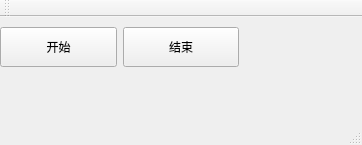
<?xml version="1.0" encoding="UTF-8"?>
<ui version="4.0">
 <class>NanaRecorderClass</class>
 <widget class="QMainWindow" name="NanaRecorderClass">
  <property name="geometry">
   <rect>
    <x>0</x>
    <y>0</y>
    <width>362</width>
    <height>145</height>
   </rect>
  </property>
  <property name="windowTitle">
   <string>NanaRecorder</string>
  </property>
  <widget class="QWidget" name="centralWidget">
   <layout class="QVBoxLayout" name="verticalLayout">
    <property name="spacing">
     <number>6</number>
    </property>
    <property name="leftMargin">
     <number>0</number>
    </property>
    <property name="topMargin">
     <number>0</number>
    </property>
    <property name="rightMargin">
     <number>0</number>
    </property>
    <property name="bottomMargin">
     <number>0</number>
    </property>
    <item>
     <layout class="QHBoxLayout" name="horizontalLayout">
      <item>
       <widget class="QPushButton" name="startBtn">
        <property name="minimumSize">
         <size>
          <width>100</width>
          <height>40</height>
         </size>
        </property>
        <property name="text">
         <string>开始</string>
        </property>
       </widget>
      </item>
      <item>
       <widget class="QPushButton" name="stopBtn">
        <property name="minimumSize">
         <size>
          <width>100</width>
          <height>40</height>
         </size>
        </property>
        <property name="text">
         <string>结束</string>
        </property>
       </widget>
      </item>
      <item>
       <widget class="QLabel" name="durationLabel">
        <property name="minimumSize">
         <size>
          <width>0</width>
          <height>40</height>
         </size>
        </property>
        <property name="styleSheet">
         <string notr="true">QLabel
{
font-size: 20px;
font-family: PingFangSC-Regular, PingFang SC;
font-weight: 400;
color: blue;
line-height: 22px;
}</string>
        </property>
        <property name="text">
         <string/>
        </property>
        <property name="alignment">
         <set>Qt::AlignCenter</set>
        </property>
       </widget>
      </item>
     </layout>
    </item>
    <item>
     <widget class="QLabel" name="timeLabel">
      <property name="minimumSize">
       <size>
        <width>250</width>
        <height>40</height>
       </size>
      </property>
      <property name="maximumSize">
       <size>
        <width>16777215</width>
        <height>40</height>
       </size>
      </property>
      <property name="styleSheet">
       <string notr="true">QLabel
{
font-size: 20px;
font-family: PingFangSC-Regular, PingFang SC;
font-weight: 400;
color: green;
line-height: 22px;
}</string>
      </property>
      <property name="text">
       <string/>
      </property>
      <property name="alignment">
       <set>Qt::AlignCenter</set>
      </property>
     </widget>
    </item>
   </layout>
  </widget>
  <widget class="QMenuBar" name="menuBar">
   <property name="geometry">
    <rect>
     <x>0</x>
     <y>0</y>
     <width>362</width>
     <height>23</height>
    </rect>
   </property>
  </widget>
  <widget class="QToolBar" name="mainToolBar">
   <attribute name="toolBarArea">
    <enum>TopToolBarArea</enum>
   </attribute>
   <attribute name="toolBarBreak">
    <bool>false</bool>
   </attribute>
  </widget>
  <widget class="QStatusBar" name="statusBar"/>
 </widget>
 <layoutdefault spacing="6" margin="11"/>
 <resources>
  <include location="NanaRecorder.qrc"/>
 </resources>
 <connections/>
</ui>
